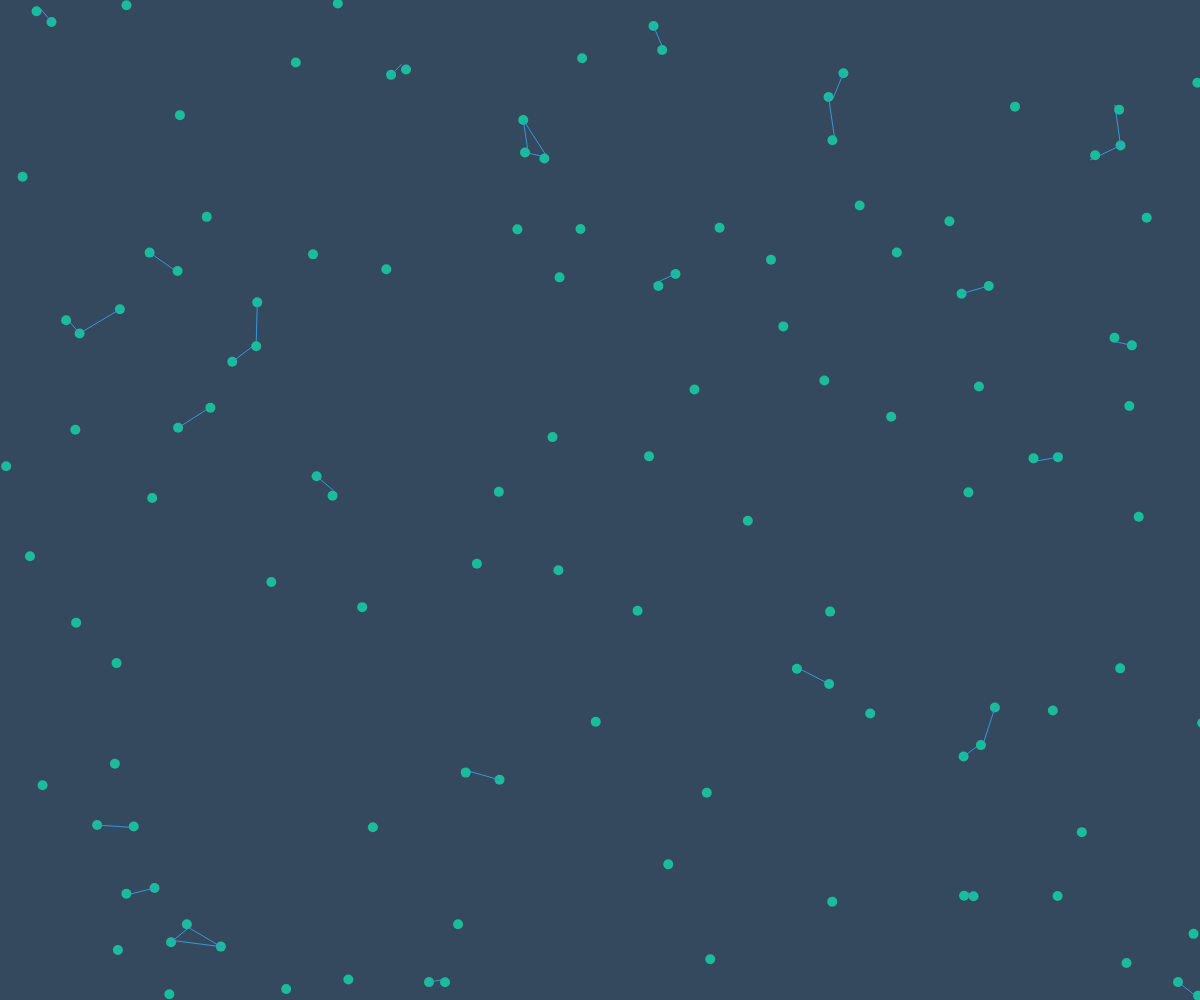
Frame 1 (no input)
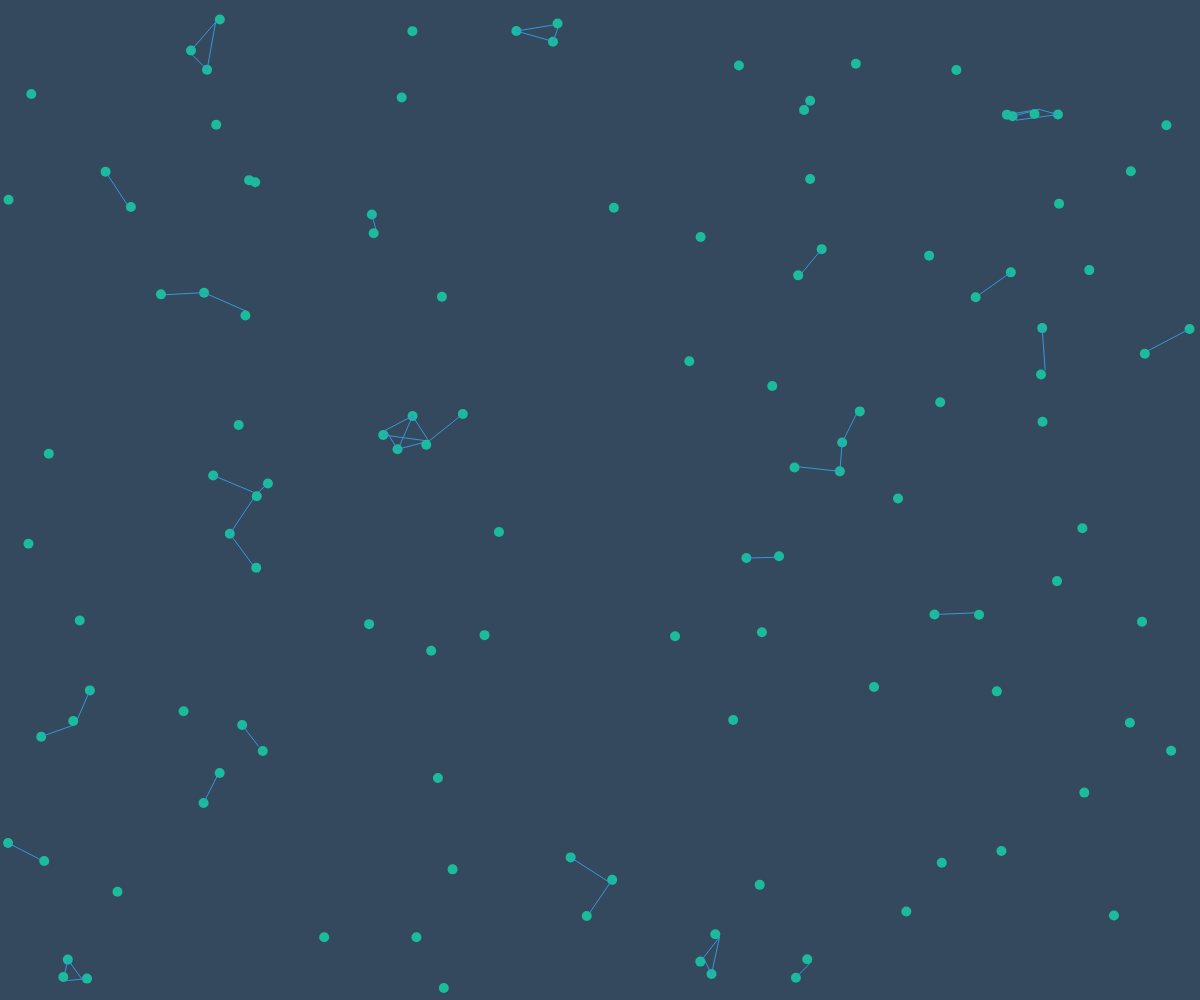
Frame 60 (no input)
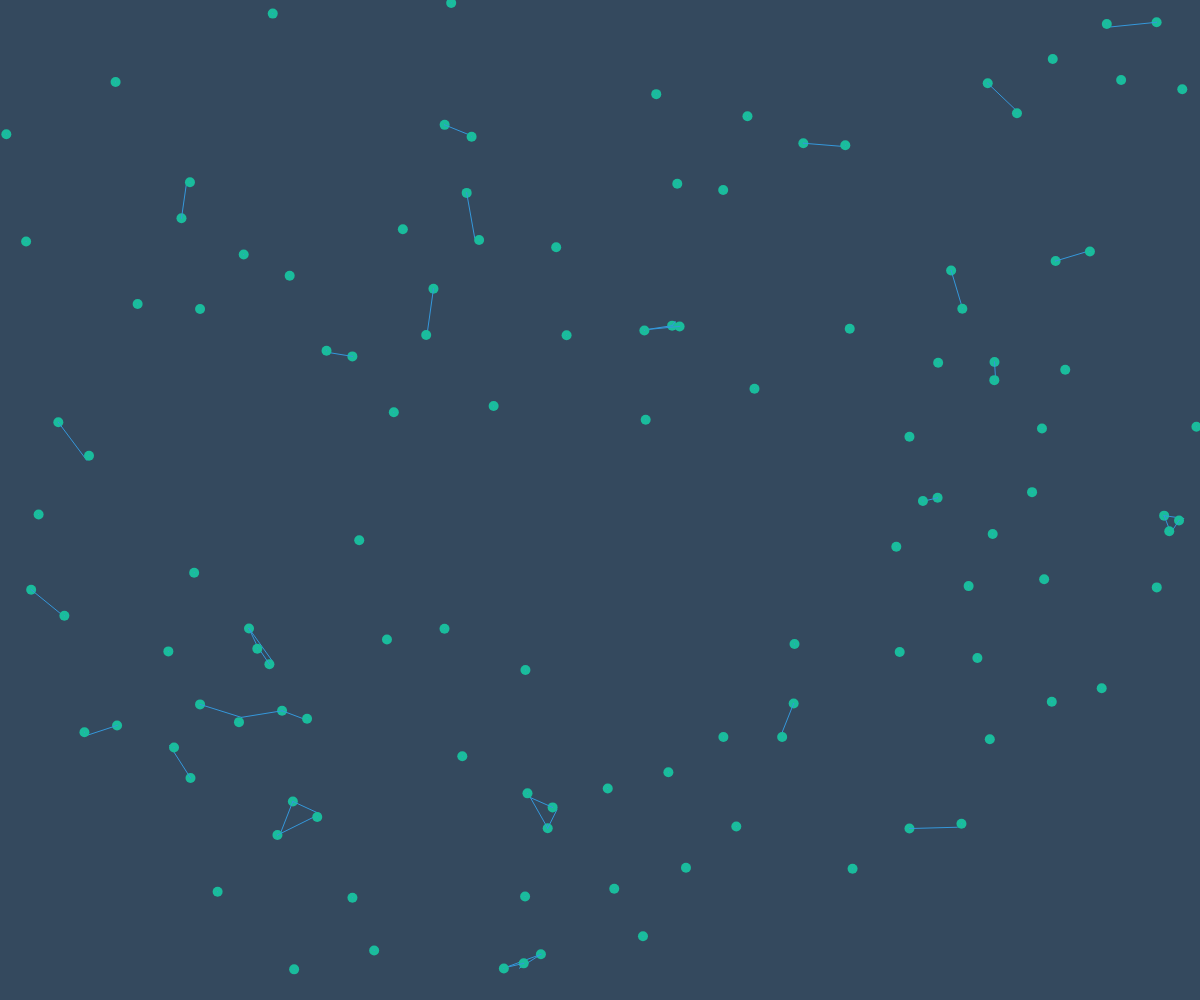
Frame 120 (the mouse pressed at the canvas centre since frame 60)

The p5.js sketch that drew these frames (run headless with seeded random() and noise() and a simulated clock; from frame 60 on, the mouse is pressed at the canvas centre):

// p5.js sketch
// ── sketch.js
  // let p;
  const particles =  [];
 
  // p5js自动调用1次
  function setup() {
      // 创建画布
      createCanvas(window.innerWidth, window.innerHeight);

      // p = new Particle();
      const particlesLength = Math.floor(window.innerWidth / 10);// 粒子数量

      for(let i=0;i<particlesLength;i++) {
          particles.push(new Particle());
      }
  }

  // p5js自动循环调用
  function draw() {
      background('#34495e');
      // p.customUpdate();
      // p.customDraw();
      particles.forEach((p,index) => {
          p.customUpdate();
          p.customDraw();
          p.checkParticles(particles.slice(index));
      });
  }

  // 粒子
  class Particle {
      constructor() {
          // 生成每个粒子的位置
          this.pos = createVector(random(width),random(height));
          // 粒子的大小
          this.size = 10;
          // 移动速度
          this.vel = createVector(random(-5,5),random(-5,5));
      }

      // 绘制图形
      customDraw() {
          // 绘制单个粒子
          noStroke();
          fill('#1abc9c');
          circle(this.pos.x,this.pos.y,this.size);
      }

      // 更新动画
      customUpdate(){
          this.pos.add(this.vel);
          this.customEdges();
      }

      // 检测边缘
      customEdges() {
          if(this.pos.x < 0 || this.pos.x > width) {
              this.vel.x *= -1;
          }
          if(this.pos.y < 0 || this.pos.y > height) {
              this.vel.y *= -1;
          }
      }

      // 粒子连线
      checkParticles(particles) {
          particles.forEach(particle => {
              // 距离矩阵来限制范围
              const d = dist(this.pos.x, this.pos.y,particle.pos.x,particle.pos.y);

              if(d < 50){
                  stroke('#3498db');
                  line(this.pos.x, this.pos.y,particle.pos.x,particle.pos.y);
              }
          })
      }
  }
